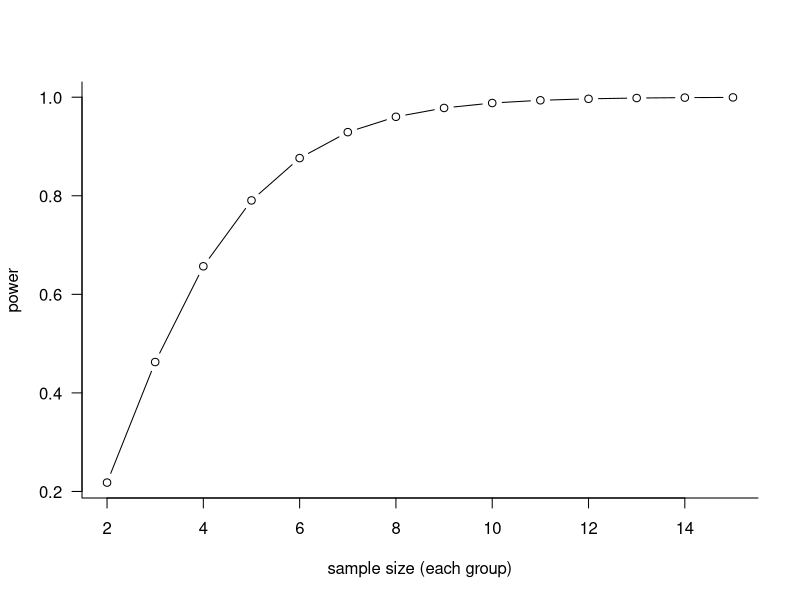

The R script that drew this image:
## ---- chunk 1
apropos("^power\\.")  ## base-R functions
## ---- chunk 2
a1 <- available.packages(repos="https://cran.rstudio.com")
pow_pkgs <- grep("power",rownames(a1),value=TRUE,ignore.case=TRUE)
head(pow_pkgs, 10)
## ---- chunk 3
library("pwr")
apropos("^pwr")
## ---- chunk 4
dd <- read.csv("data/ants.csv")
power.t.test(n=c(10,10),delta=2,sd=1)
power.t.test(power=0.8,delta=2,sd=1)
## ---- chunk 5
nvec <- 2:15
powfun <- function(n) {
   power.t.test(n, delta=2, sd=1)$power
}
powvec <- sapply(nvec,powfun)
par(las=1,bty="l")
plot(nvec,powvec,type="b", xlab="sample size (each group)",
     ylab="power")
## ---- chunk 6
## experimental design
N <- 20; x_min <- 0; x_max <- 2
x <- runif(N, min=x_min, max=x_max)
## model world
a <- 2; b <- 1; sd_y <- 1
## setup
nsim <- 1000; pval <- numeric(N); set.seed(101)
for (i in 1:nsim) {
  y_det <- a + b * x  ## deterministic y
  y <- rnorm(N, mean = y_det, sd = sd_y)
  m <- lm(y ~ x)
  pval[i] <- coef(summary(m))["x", "Pr(>|t|)"] ## extract p-value
}
mean(pval<0.05)
